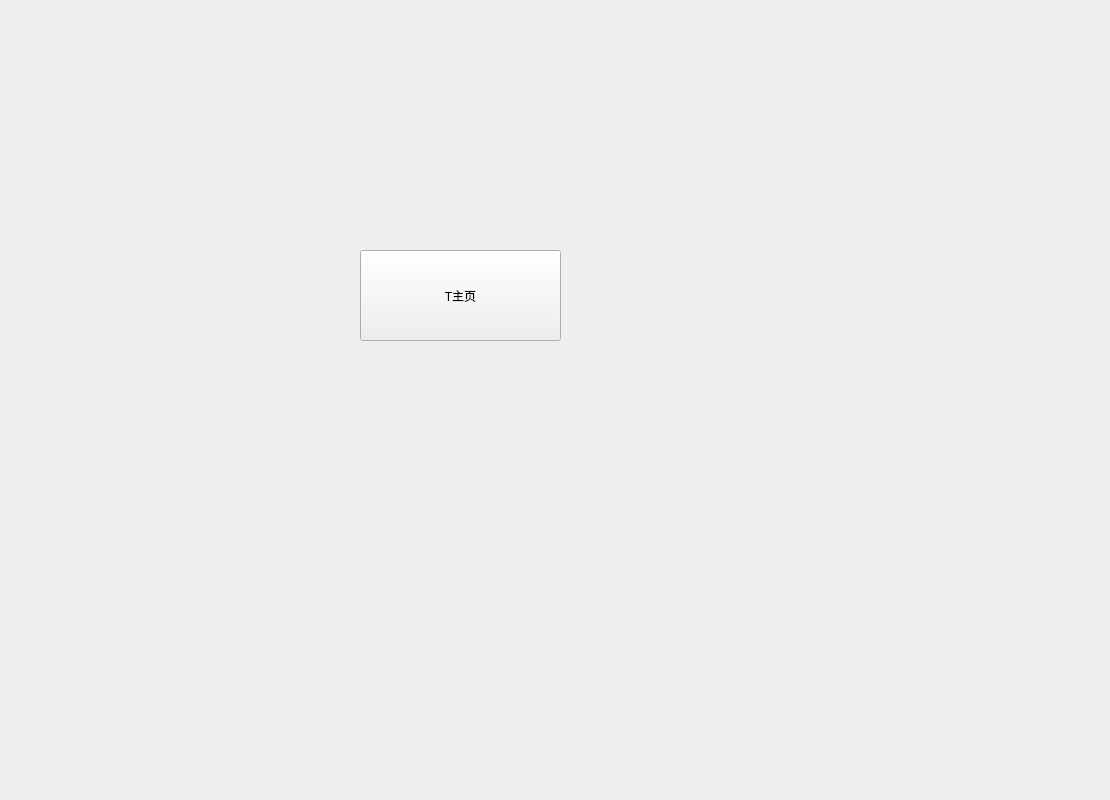
<?xml version="1.0" encoding="UTF-8"?>
<ui version="4.0">
 <class>TraderHomeForm</class>
 <widget class="QWidget" name="TraderHomeForm">
  <property name="geometry">
   <rect>
    <x>0</x>
    <y>0</y>
    <width>1110</width>
    <height>800</height>
   </rect>
  </property>
  <property name="windowTitle">
   <string>Form</string>
  </property>
  <widget class="QPushButton" name="pushButton">
   <property name="geometry">
    <rect>
     <x>360</x>
     <y>250</y>
     <width>201</width>
     <height>91</height>
    </rect>
   </property>
   <property name="text">
    <string>T主页</string>
   </property>
  </widget>
 </widget>
 <resources/>
 <connections/>
</ui>
